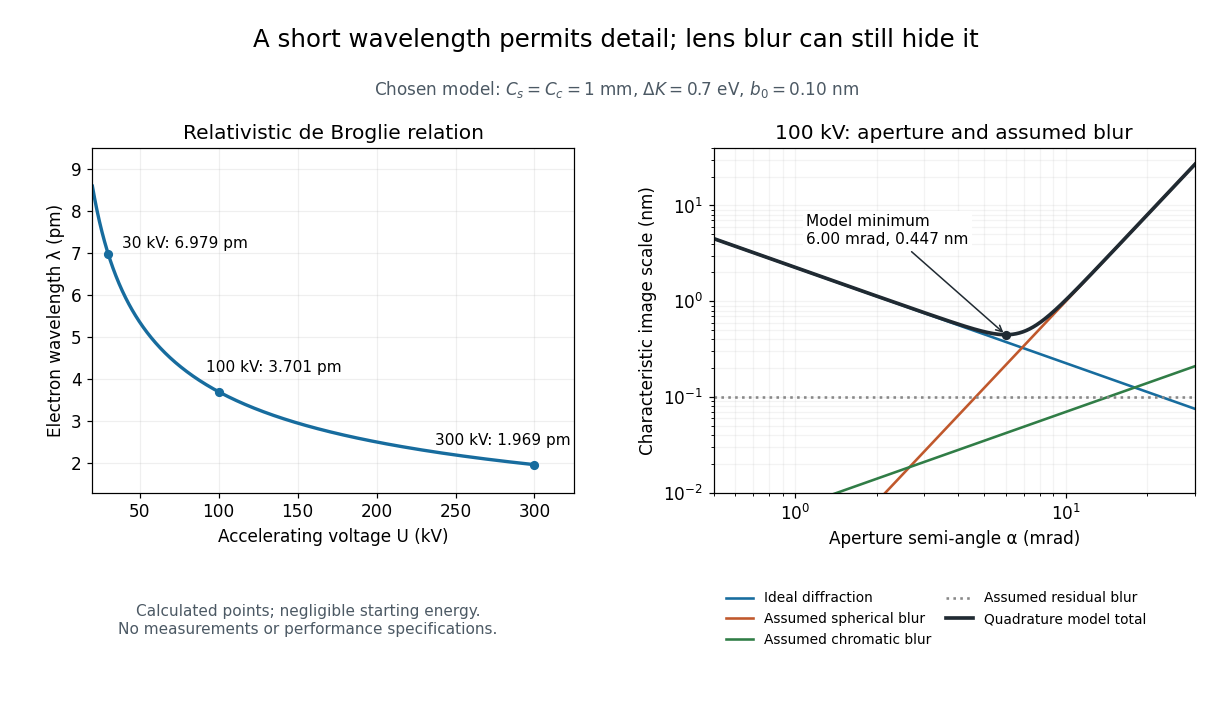

The script that drew this image:
"""Original wavelength / heuristic blur model, not instrument measurements.

Python 3.14; matplotlib 3.10.7; numpy 2.3.5. Run from _media.
All blur terms are defined in optics.bigb; no measured parameters are fitted.
"""
from pathlib import Path

import matplotlib.pyplot as plt
import numpy as np

H = 6.62607015e-34
E = 1.602176634e-19
M = 9.1093837e-31
C = 299792458.


def wavelength(volts):
    energy = E*np.asarray(volts)
    return H/np.sqrt(2*M*energy*(1+energy/(2*M*C*C)))


def blur_terms(alpha):
    lam = wavelength(100000.)
    diffraction = .61*lam/alpha
    spherical = 1e-3*alpha**3
    chromatic = 1e-3*alpha*(.7/100000.)
    residual = np.full_like(alpha, 1e-10)
    total = np.sqrt(diffraction**2+spherical**2+chromatic**2+residual**2)
    return diffraction, spherical, chromatic, residual, total


def main():
    plt.rcParams.update({'font.size': 11, 'font.family': 'DejaVu Sans'})
    fig, axes = plt.subplots(1, 2, figsize=(11.2, 6.4), dpi=110, facecolor='white')
    fig.subplots_adjust(left=.075, right=.97, bottom=.30, top=.79, wspace=.29)
    ax = axes[0]
    voltage = np.geomspace(20, 300, 400)
    ax.plot(voltage, wavelength(voltage*1000)*1e12, color='#176c9e', linewidth=2.2)
    for kv, offset in [(30, (9, 4)), (100, (-8, 13)), (300, (-65, 13))]:
        pm = float(wavelength(kv*1000)*1e12)
        ax.plot(kv, pm, 'o', color='#176c9e', markersize=5)
        ax.annotate(f'{kv} kV: {pm:.3f} pm', (kv, pm), xytext=offset,
                    textcoords='offset points', fontsize=10)
    ax.set(xlabel='Accelerating voltage U (kV)', ylabel='Electron wavelength λ (pm)',
           xlim=(20, 325), ylim=(1.3, 9.5), title='Relativistic de Broglie relation')
    ax.grid(alpha=.2)
    ax = axes[1]
    alpha = np.geomspace(.0005, .03, 700)
    terms = blur_terms(alpha)
    for values, label, color, style in zip(
        terms,
        ['Ideal diffraction', 'Assumed spherical blur', 'Assumed chromatic blur',
         'Assumed residual blur', 'Quadrature model total'],
        ['#176c9e', '#c0582c', '#307d46', '#888888', '#202a32'],
        ['-', '-', '-', ':', '-']):
        ax.loglog(alpha*1000, values*1e9, label=label, color=color,
                  linestyle=style, linewidth=2.4 if label.endswith('total') else 1.7)
    a = .61*float(wavelength(100000.))
    s, t = 1e-3, 1e-3*.7/100000.
    # Exact minimizer of a²/α² + s²α⁶ + t²α² + b0², in the declared model.
    alpha_opt = (2*a*a/(np.sqrt(t**4+12*s*s*a*a)+t*t))**.25
    b_opt = float(blur_terms(np.array([alpha_opt]))[-1][0])
    ax.plot(alpha_opt*1000, b_opt*1e9, 'o', color='#202a32', markersize=5)
    ax.annotate(f'Model minimum\n{alpha_opt*1000:.2f} mrad, {b_opt*1e9:.3f} nm',
                (alpha_opt*1000, b_opt*1e9), xytext=(1.1, 4), textcoords='data',
                fontsize=10, bbox={'facecolor':'white', 'edgecolor':'none', 'pad':2},
                arrowprops={'arrowstyle':'->', 'color':'#202a32'})
    ax.set(xlabel='Aperture semi-angle α (mrad)', ylabel='Characteristic image scale (nm)',
           xlim=(.5, 30), ylim=(.01, 40), title='100 kV: aperture and assumed blur')
    ax.grid(which='both', alpha=.15)
    ax.legend(loc='upper left', bbox_to_anchor=(0, -.25), fontsize=9, ncol=2,
              frameon=False, columnspacing=1, handlelength=2)
    fig.suptitle('A short wavelength permits detail; lens blur can still hide it', y=.96, fontsize=16)
    fig.text(.5, .865, r'Chosen model: $C_s=C_c=1$ mm, $\Delta K=0.7$ eV, $b_0=0.10$ nm',
             ha='center', fontsize=11, color='#4c5964')
    fig.text(.25, .10, 'Calculated points; negligible starting energy.\nNo measurements or performance specifications.',
             ha='center', fontsize=10, color='#4c5964')
    fig.savefig(Path(__file__).stem+'.png', facecolor='white', transparent=False)
    plt.close(fig)


if __name__ == '__main__':
    main()
